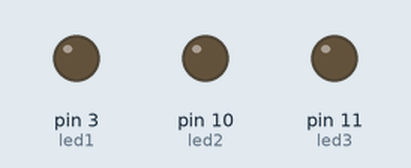
Recording of a sketch running on a simulated Arduino Uno, built with avr-gcc and run on an emulated ATmega328P. On the bench: output pins drawn as LEDs (lit = HIGH). What the sketch prints to the serial monitor is not drawn.

Above: at 0.15 s.
Timing chart, 0 to 1.6 s (numbered marks = the images above):
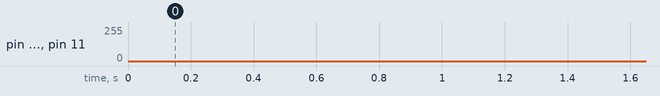

The sketch:

sketch_FADE.ino
```cpp
// 3 LED Fade in and out. 4/3/2016 Spring
int led1 = 3;
int led2 = 10;
int led3 = 11;


void setup() {
  // put your setup code here, to run once:

Serial.begin(9600);
pinMode(led1,OUTPUT);
pinMode(led2,OUTPUT);
pinMode(led3,OUTPUT);
}

void loop() {
  // put your main code here, to run repeatedly:


for(int i = 0;i < 255; i++){
  Serial.println(i);
  analogWrite(led1,i);
  delay(2);
  analogWrite(led2,i);
  delay(2);
  analogWrite(led3,i);
  delay(2);
}

for(int i = 255; i > 0; i--){
  Serial.println(i);
  analogWrite(led1,i);
  delay(2);
  analogWrite(led2,i);
  delay(2);
  analogWrite(led3,i);
  delay(2);


}


}
```
